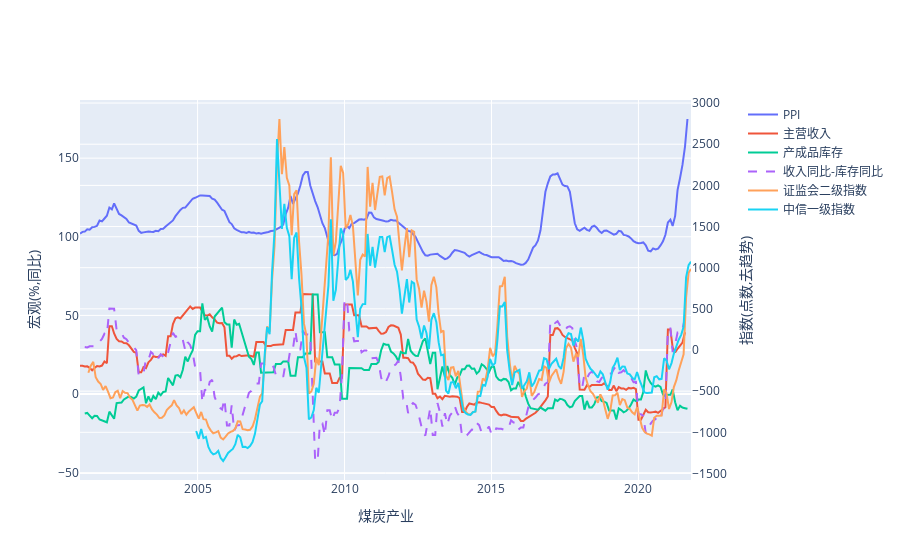

The cell this chart's notebook holds for it:
### Markdown cell above
## 上游原料

### Code cell
compare_plot(ppi['煤炭开采和洗选业'], income['煤炭开采和洗选业'], stock['煤炭开采和洗选业'], inc_stk['煤炭开采和洗选业'],
             statistic_ind['煤炭开采和洗选'], citic_ind['煤炭'], title='煤炭产业')

### Figure 1 — Plotly figure (JSON) as saved in the notebook; plotly's stock layout.template omitted (floating-point values rounded to 4 significant figures; data arrays with more than 128 entries replaced by an {"elided": "..."} marker saying what was removed)
{"data": [{"name": "PPI", "showlegend": true, "type": "scatter", "x": {"elided": "249 str values"}, "xaxis": "x", "y": {"elided": "249 float values"}, "yaxis": "y"}, {"name": "主营收入", "showlegend": true, "type": "scatter", "x": {"elided": "248 str values"}, "xaxis": "x", "y": {"elided": "248 float values"}, "yaxis": "y"}, {"name": "产成品库存", "showlegend": true, "type": "scatter", "x": {"elided": "244 str values"}, "xaxis": "x", "y": {"elided": "244 float values"}, "yaxis": "y"}, {"line": {"dash": "dash"}, "name": "收入同比-库存同比", "showlegend": true, "type": "scatter", "x": {"elided": "243 str values"}, "xaxis": "x", "y": {"elided": "243 float values"}, "yaxis": "y"}, {"name": "证监会二级指数", "showlegend": true, "type": "scatter", "x": {"elided": "247 str values"}, "xaxis": "x", "y": {"elided": "247 float values"}, "yaxis": "y2"}, {"name": "中信一级指数", "showlegend": true, "type": "scatter", "x": {"elided": "203 str values"}, "xaxis": "x", "y": {"elided": "203 float values"}, "yaxis": "y2"}], "layout": {"autosize": true, "xaxis": {"anchor": "y", "autorange": true, "domain": [0, 0.94], "range": ["2001-01-01", "2021-10-15"], "title": {"text": "煤炭产业"}, "type": "date"}, "yaxis": {"anchor": "x", "autorange": true, "domain": [0, 1], "range": [-54.66, 187.0], "title": {"text": "宏观(%,同比)"}, "type": "linear"}, "yaxis2": {"anchor": "x", "autorange": true, "overlaying": "y", "range": [-1580.0, 3037.0], "side": "right", "title": {"text": "指数(点数,去趋势)"}, "type": "linear"}}}
